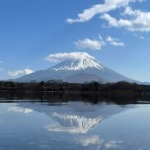
#> input picture M1_数値解析/レポート2/きょうか/Cloude/Fuji.jpg, 150 x 150 px
$ python gauss.py --input Fuji.jpg --output out.png
#> lines starting #> are read from the running program, lines starting #| are printed output that depends on the picture; long printed decimals are rounded; pictures that were not available may be replaced by others from this repository, and a replacement may not be noted
"""
ガウス・ニュートン法による相似変換パラメータ推定プログラム
入力画像と出力画像から回転角度θとスケールsを推定する

使用方法:
python gauss.py -i input.jpg -o output.png --init_theta 0 --init_scale 1
"""

import numpy as np
import cv2
import matplotlib
matplotlib.use('Agg')  # バックエンドを非表示モードに設定
import matplotlib.pyplot as plt
import argparse
from matplotlib import cm
import os

class GaussNewtonEstimator:
    def __init__(self, img_in, img_out, sigma=1.0):
        """
        Parameters:
        img_in: 入力画像（グレースケール）
        img_out: 出力画像（グレースケール）
        sigma: ガウシアンフィルタのσ値
        """
        self.img_in = img_in.astype(np.float64)
        self.img_out = img_out.astype(np.float64)
        self.height, self.width = img_in.shape

        # 画像中心
        self.cx = self.width / 2.0
        self.cy = self.height / 2.0

        # 使用する領域（円内）のピクセル座標を事前計算
        self.radius = min(self.width, self.height) / 2.0
        self.X, self.Y = self._get_valid_pixels()

        # ガウシアン微分フィルタの作成
        self.gaussian_x, self.gaussian_y = self._create_gaussian_derivative_filters(sigma)

        # 記録用リスト
        self.theta_history = []
        self.scale_history = []
        self.error_history = []
        self.J_theta_history = []
        self.J_s_history = []
        self.delta_theta_history = []
        self.delta_s_history = []

    def _get_valid_pixels(self):
        """円内の有効なピクセル座標を取得"""
        X = []
        Y = []
        for y in range(self.height):
            for x in range(self.width):
                distance = np.sqrt((x - self.cx)**2 + (y - self.cy)**2)
                if distance <= self.radius:
                    X.append(x)
                    Y.append(y)
        return np.array(X), np.array(Y)

    def _create_gaussian_derivative_filters(self, sigma):
        """ガウシアン微分フィルタを作成"""
        kernel_size = int(1 + 4 * sigma)
        if kernel_size % 2 == 0:
            kernel_size += 1

        gaussian_x = np.zeros((kernel_size, kernel_size))
        gaussian_y = np.zeros((kernel_size, kernel_size))

        center = kernel_size // 2
        coef = 1 / (2 * np.pi * sigma**2)

        for y in range(kernel_size):
            for x in range(kernel_size):
                offset_x = x - center
                offset_y = y - center
                exp_term = np.exp(-(offset_x**2 + offset_y**2) / (2 * sigma**2))

                gaussian_x[y, x] = -coef * (-offset_x / sigma**2) * exp_term
                gaussian_y[y, x] = -coef * (-offset_y / sigma**2) * exp_term

        return gaussian_x, gaussian_y

    def _compute_transformed_coords(self, x, y, theta, s):
        """座標(x,y)を相似変換"""
        x_centered = x - self.cx
        y_centered = y - self.cy

        x_transformed = s * (x_centered * np.cos(theta) - y_centered * np.sin(theta)) + self.cx
        y_transformed = s * (x_centered * np.sin(theta) + y_centered * np.cos(theta)) + self.cy

        return x_transformed, y_transformed

    def _interpolate_image(self, img, x, y):
        """バイリニア補間"""
        h, w = img.shape

        # 境界チェック
        if x < 0 or x >= w - 1 or y < 0 or y >= h - 1:
            return 0

        # 整数部分と小数部分
        x0, y0 = int(x), int(y)
        x1, y1 = x0 + 1, y0 + 1
        dx, dy = x - x0, y - y0

        # バイリニア補間
        value = (1 - dx) * (1 - dy) * img[y0, x0] + \
                dx * (1 - dy) * img[y0, x1] + \
                (1 - dx) * dy * img[y1, x0] + \
                dx * dy * img[y1, x1]

        return value

    def estimate(self, init_theta=0, init_s=1.0, max_iter=100, threshold=1e-5,
                 threshold_theta=None, threshold_scale=None):
        """
        ガウス・ニュートン法でパラメータを推定

        Parameters:
        init_theta: 初期回転角度（ラジアン）
        init_s: 初期スケール
        max_iter: 最大反復回数
        threshold: 収束判定閾値（デフォルト）
        threshold_theta: 回転角度の収束判定閾値（度）
        threshold_scale: スケールの収束判定閾値
        """
        theta = init_theta
        s = init_s

        # 個別の閾値が指定されていない場合はデフォルトを使用
        if threshold_theta is None:
            threshold_theta = threshold
        else:
            threshold_theta = np.deg2rad(threshold_theta)  # 度からラジアンに変換

        if threshold_scale is None:
            threshold_scale = threshold

        print(f"初期値: θ={np.rad2deg(theta):.2f}度, s={s:.4f}")

        for iteration in range(max_iter):
            # 1階微分と2階微分の初期化
            J_theta = 0
            J_theta_theta = 0
            J_s = 0
            J_s_s = 0
            J_theta_s = 0
            error = 0

            # 出力画像の平滑微分画像を作成
            Ix = cv2.filter2D(self.img_out, -1, self.gaussian_x)
            Iy = cv2.filter2D(self.img_out, -1, self.gaussian_y)

            # 各ピクセルでの計算
            for i in range(len(self.X)):
                x, y = self.X[i], self.Y[i]

                # 変換後の座標
                x_transformed, y_transformed = self._compute_transformed_coords(x, y, theta, s)

                # 出力画像の値（補間）
                I_out = self._interpolate_image(self.img_out, x_transformed, y_transformed)
                I_in = self.img_in[int(y), int(x)]

                # 画像勾配（補間）
                Ix_val = self._interpolate_image(Ix, x_transformed, y_transformed)
                Iy_val = self._interpolate_image(Iy, x_transformed, y_transformed)

                # 座標の微分
                x_c = x - self.cx
                y_c = y - self.cy

                # θに関する微分
                dx_dtheta = -s * (x_c * np.sin(theta) + y_c * np.cos(theta))
                dy_dtheta = s * (x_c * np.cos(theta) - y_c * np.sin(theta))

                # sに関する微分
                dx_ds = x_c * np.cos(theta) - y_c * np.sin(theta)
                dy_ds = x_c * np.sin(theta) + y_c * np.cos(theta)

                # 誤差
                diff = I_out - I_in
                error += 0.5 * diff**2

                # 1階微分
                grad_theta = Ix_val * dx_dtheta + Iy_val * dy_dtheta
                grad_s = Ix_val * dx_ds + Iy_val * dy_ds

                J_theta += diff * grad_theta
                J_s += diff * grad_s

                # 2階微分（ガウス・ニュートン近似）
                J_theta_theta += grad_theta**2
                J_s_s += grad_s**2
                J_theta_s += grad_theta * grad_s

            # ヘッセ行列と勾配ベクトル
            H = np.array([[J_theta_theta, J_theta_s],
                         [J_theta_s, J_s_s]])
            g = np.array([J_theta, J_s])

            # パラメータ更新量
            try:
                delta = np.linalg.solve(H, g)
                delta_theta, delta_s = delta[0], delta[1]
            except np.linalg.LinAlgError:
                print("警告: ヘッセ行列が特異です")
                break

            # 記録
            self.theta_history.append(np.rad2deg(theta))
            self.scale_history.append(s)
            self.error_history.append(error)
            self.J_theta_history.append(J_theta)
            self.J_s_history.append(J_s)
            self.delta_theta_history.append(np.rad2deg(delta_theta))
            self.delta_s_history.append(delta_s)

            # パラメータ更新
            theta -= delta_theta
            s -= delta_s

            print(f"反復 {iteration+1}: θ={np.rad2deg(theta):.4f}度, s={s:.6f}, "
                  f"誤差={error:.2f}, Δθ={np.rad2deg(delta_theta):.6f}, Δs={delta_s:.6f}")

            # 収束判定
            if abs(delta_theta) < threshold_theta and abs(delta_s) < threshold_scale:
                print(f"\n収束しました（反復回数: {iteration+1}）")
                print(f"収束基準: |Δθ| < {np.rad2deg(threshold_theta):.6f}度, |Δs| < {threshold_scale:.6f}")
                break

        if iteration == max_iter - 1:
            print(f"\n最大反復回数 {max_iter} に到達しました")
            print(f"最終更新量: Δθ={np.rad2deg(delta_theta):.6f}度, Δs={delta_s:.6f}")
            print(f"収束基準: |Δθ| < {np.rad2deg(threshold_theta):.6f}度, |Δs| < {threshold_scale:.6f}")

        self.final_theta = theta
        self.final_s = s

        return theta, s

    def save_convergence_plots(self, save_dir="results"):
        """収束過程のグラフを保存"""
        if not os.path.exists(save_dir):
            os.makedirs(save_dir)

        iterations = range(len(self.theta_history))

        # 1. パラメータの推定過程
        fig, (ax1, ax2) = plt.subplots(2, 1, figsize=(10, 8))

        ax1.plot(iterations, self.theta_history, 'b-', linewidth=2)
        ax1.set_xlabel('反復回数')
        ax1.set_ylabel('回転角度 θ [度]')
        ax1.set_title('回転角度の収束過程')
        ax1.grid(True, alpha=0.3)

        ax2.plot(iterations, self.scale_history, 'r-', linewidth=2)
        ax2.set_xlabel('反復回数')
        ax2.set_ylabel('スケール s')
        ax2.set_title('スケールの収束過程')
        ax2.grid(True, alpha=0.3)

        plt.tight_layout()
        plt.savefig(os.path.join(save_dir, 'parameter_convergence.png'), dpi=150)
        plt.close()

        # 2. 1階微分（勾配）の変化
        fig, (ax1, ax2) = plt.subplots(2, 1, figsize=(10, 8))

        ax1.plot(iterations, self.J_theta_history, 'b-', linewidth=2)
        ax1.set_xlabel('反復回数')
        ax1.set_ylabel('∂J/∂θ')
        ax1.set_title('目的関数のθに関する1階微分')
        ax1.grid(True, alpha=0.3)
        ax1.axhline(y=0, color='k', linestyle='--', alpha=0.5)

        ax2.plot(iterations, self.J_s_history, 'r-', linewidth=2)
        ax2.set_xlabel('反復回数')
        ax2.set_ylabel('∂J/∂s')
        ax2.set_title('目的関数のsに関する1階微分')
        ax2.grid(True, alpha=0.3)
        ax2.axhline(y=0, color='k', linestyle='--', alpha=0.5)

        plt.tight_layout()
        plt.savefig(os.path.join(save_dir, 'gradient_convergence.png'), dpi=150)
        plt.close()

        # 3. パラメータ更新量の変化
        fig, (ax1, ax2) = plt.subplots(2, 1, figsize=(10, 8))

        ax1.semilogy(iterations, np.abs(self.delta_theta_history), 'b-', linewidth=2)
        ax1.set_xlabel('反復回数')
        ax1.set_ylabel('|Δθ| [度]（対数スケール）')
        ax1.set_title('回転角度の更新量')
        ax1.grid(True, alpha=0.3)

        ax2.semilogy(iterations, np.abs(self.delta_s_history), 'r-', linewidth=2)
        ax2.set_xlabel('反復回数')
        ax2.set_ylabel('|Δs|（対数スケール）')
        ax2.set_title('スケールの更新量')
        ax2.grid(True, alpha=0.3)

        plt.tight_layout()
        plt.savefig(os.path.join(save_dir, 'delta_convergence.png'), dpi=150)
        plt.close()

        # 4. 誤差の変化
        fig, ax = plt.subplots(figsize=(10, 6))
        ax.plot(iterations, self.error_history, 'g-', linewidth=2)
        ax.set_xlabel('反復回数')
        ax.set_ylabel('目的関数 J')
        ax.set_title('目的関数（誤差）の収束過程')
        ax.grid(True, alpha=0.3)
        plt.tight_layout()
        plt.savefig(os.path.join(save_dir, 'error_convergence.png'), dpi=150)
        plt.close()

        print(f"\nグラフを {save_dir} ディレクトリに保存しました")

def main():
    parser = argparse.ArgumentParser(description='ガウス・ニュートン法による相似変換パラメータ推定')
    parser.add_argument('-i', '--input', required=True, help='入力画像ファイル名')
    parser.add_argument('-o', '--output', required=True, help='出力画像ファイル名')
    parser.add_argument('--init_theta', type=float, default=0, help='初期回転角度（度）')
    parser.add_argument('--init_scale', type=float, default=1.0, help='初期スケール')
    parser.add_argument('--max_iter', type=int, default=100, help='最大反復回数')
    parser.add_argument('--threshold', type=float, default=1e-5, help='収束判定閾値')
    parser.add_argument('--threshold_theta', type=float, default=None, help='回転角度の収束判定閾値（度）')
    parser.add_argument('--threshold_scale', type=float, default=None, help='スケールの収束判定閾値')
    parser.add_argument('--save_dir', default='results', help='結果保存ディレクトリ')
    parser.add_argument('--no_display', action='store_true', help='画像を表示しない')

    args = parser.parse_args()

    # 画像の読み込み
    img_in = cv2.imread(args.input, cv2.IMREAD_GRAYSCALE)
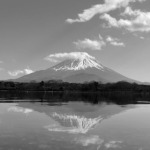
#> img_in: shape (150, 150); min 2, max 253, mean 128.5
    img_out = cv2.imread(args.output, cv2.IMREAD_GRAYSCALE)

    if img_in is None or img_out is None:
        print("エラー: 画像を読み込めません")
        return

    print(f"入力画像: {args.input} (サイズ: {img_in.shape})")
#| 入力画像: Fuji.jpg (サイズ: (150, 150))
    print(f"出力画像: {args.output} (サイズ: {img_out.shape})")
#| 出力画像: out.png (サイズ: (150, 150))

    # 推定器の作成
    estimator = GaussNewtonEstimator(img_in, img_out)

    # パラメータ推定
    theta_rad = np.deg2rad(args.init_theta)

    # 個別の閾値設定
    threshold_theta = args.threshold_theta
    threshold_scale = args.threshold_scale

    theta_est, s_est = estimator.estimate(
        init_theta=theta_rad,
        init_s=args.init_scale,
        max_iter=args.max_iter,
        threshold=args.threshold,
        threshold_theta=threshold_theta,
        threshold_scale=threshold_scale
    )
#> the loop in estimate, `for iteration in range(max_iter):` made 1 pass
#> pass 1, in estimate, `Ix = cv2.filter2D(self.img_out, -1, self.gaussian_x)`:
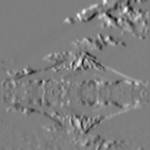
#> Ix: shape (150, 150) float64; min -23.15, max 23.87, mean 0.2; drawn with min black and max white
#> pass 1, in estimate, `Iy = cv2.filter2D(self.img_out, -1, self.gaussian_y)`:
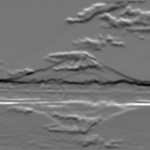
#> Iy: shape (150, 150) float64; min -41.05, max 47.94, mean -0.2; drawn with min black and max white

    print(f"\n推定結果:")
    print(f"  回転角度: {np.rad2deg(theta_est):.4f} 度")
#|   回転角度: 0.0000 度
    print(f"  スケール: {s_est:.6f}")
#|   スケール: 1.000

    # グラフの保存
    estimator.save_convergence_plots(args.save_dir)
#> in save_convergence_plots, `plt.savefig(os.path.join(save_dir, 'parameter_convergence.png'), dpi=1..`:
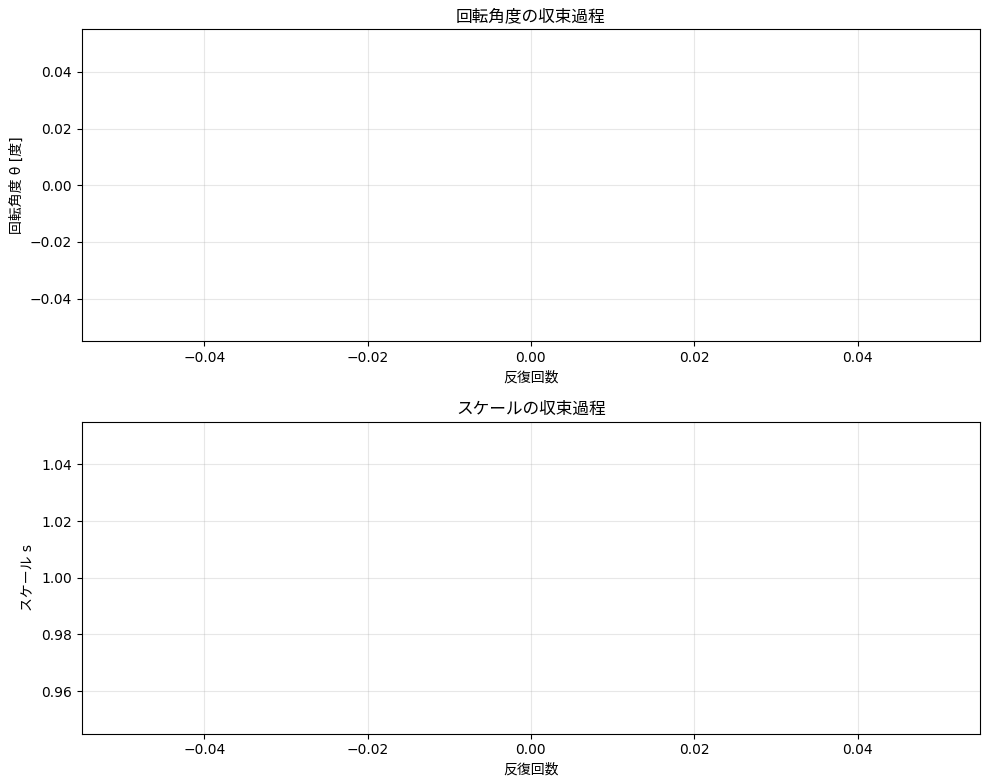
#> figure drawn by matplotlib, 2 panels
#> in save_convergence_plots, `plt.savefig(os.path.join(save_dir, 'gradient_convergence.png'), dpi=150)`:
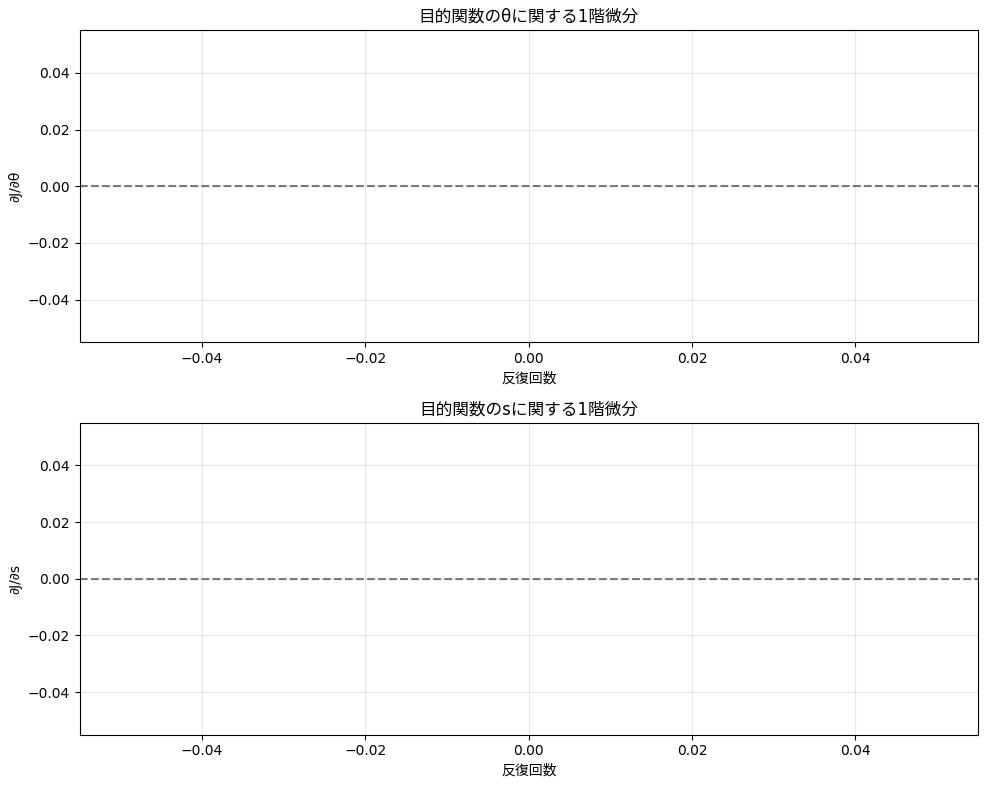
#> figure drawn by matplotlib, 2 panels
#> in save_convergence_plots, `plt.savefig(os.path.join(save_dir, 'delta_convergence.png'), dpi=150)`:
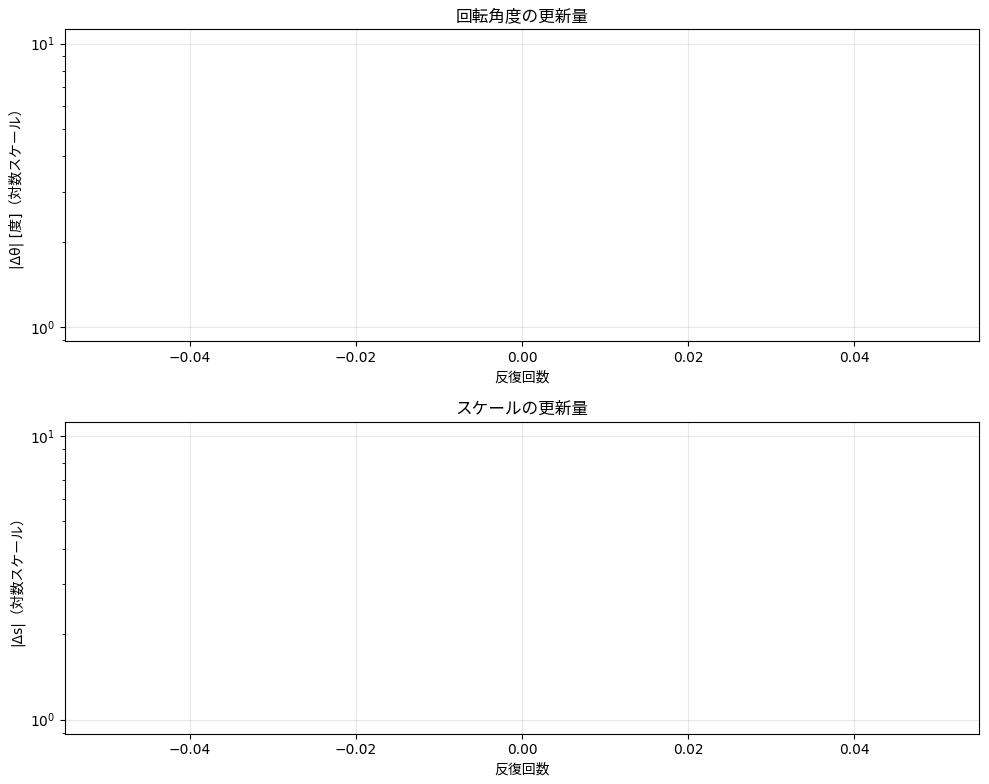
#> figure drawn by matplotlib, 2 panels
#> in save_convergence_plots, `plt.savefig(os.path.join(save_dir, 'error_convergence.png'), dpi=150)`:
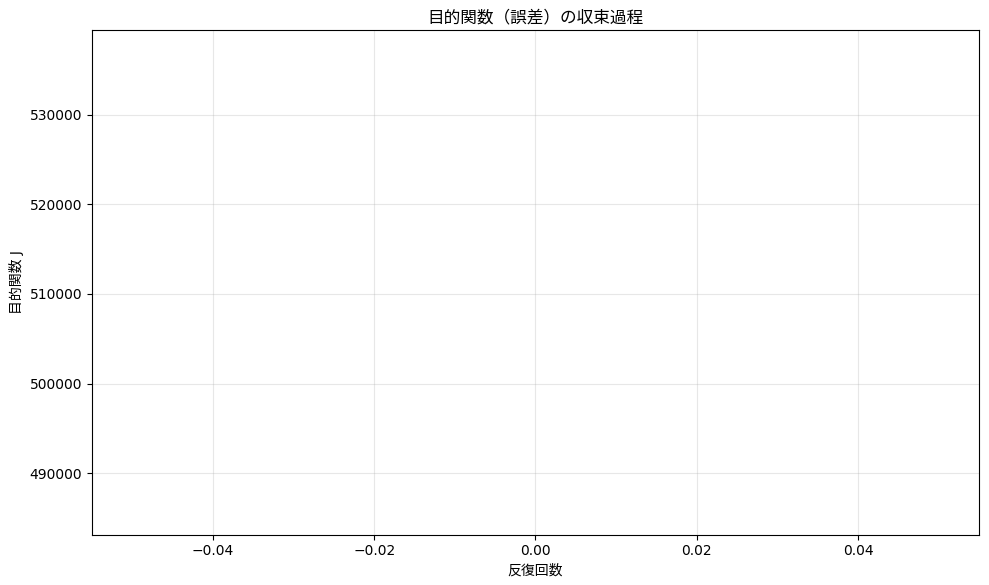
#> figure drawn by matplotlib, 1 panel

if __name__ == '__main__':
    main()
